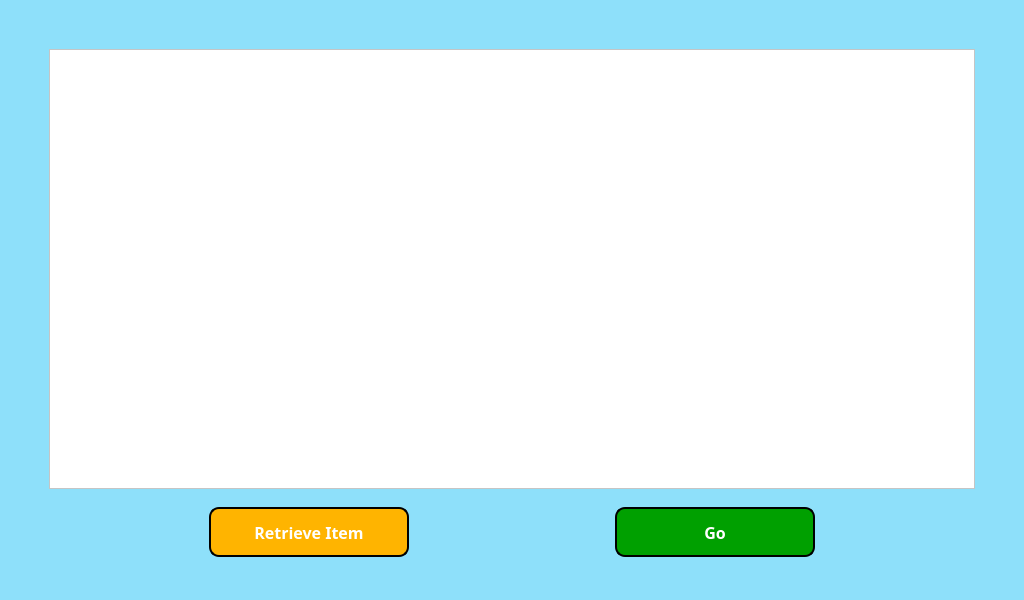
<?xml version="1.0" encoding="UTF-8"?>
<ui version="4.0">
 <class>MainWindow</class>
 <widget class="QMainWindow" name="MainWindow">
  <property name="geometry">
   <rect>
    <x>0</x>
    <y>0</y>
    <width>1024</width>
    <height>600</height>
   </rect>
  </property>
  <property name="windowTitle">
   <string>MainWindow</string>
  </property>
  <property name="styleSheet">
   <string notr="true">background-color: rgb(142, 224, 250);</string>
  </property>
  <widget class="QWidget" name="centralwidget">
   <layout class="QVBoxLayout" name="verticalLayout">
    <item>
     <layout class="QGridLayout" name="gridLayout">
      <item row="2" column="0">
       <spacer name="horizontalSpacer">
        <property name="orientation">
         <enum>Qt::Horizontal</enum>
        </property>
        <property name="sizeType">
         <enum>QSizePolicy::Fixed</enum>
        </property>
        <property name="sizeHint" stdset="0">
         <size>
          <width>40</width>
          <height>20</height>
         </size>
        </property>
       </spacer>
      </item>
      <item row="2" column="1">
       <widget class="QTextEdit" name="textEdit">
        <property name="sizePolicy">
         <sizepolicy hsizetype="Minimum" vsizetype="Minimum">
          <horstretch>0</horstretch>
          <verstretch>0</verstretch>
         </sizepolicy>
        </property>
        <property name="minimumSize">
         <size>
          <width>0</width>
          <height>0</height>
         </size>
        </property>
        <property name="font">
         <font>
          <pointsize>20</pointsize>
         </font>
        </property>
        <property name="styleSheet">
         <string notr="true">QTextEdit{
background-color: rgb(255, 255, 255);
}</string>
        </property>
        <property name="readOnly">
         <bool>true</bool>
        </property>
        <property name="html">
         <string>&lt;!DOCTYPE HTML PUBLIC &quot;-//W3C//DTD HTML 4.0//EN&quot; &quot;http://www.w3.org/TR/REC-html40/strict.dtd&quot;&gt;
&lt;html&gt;&lt;head&gt;&lt;meta name=&quot;qrichtext&quot; content=&quot;1&quot; /&gt;&lt;style type=&quot;text/css&quot;&gt;
p, li { white-space: pre-wrap; }
&lt;/style&gt;&lt;/head&gt;&lt;body style=&quot; font-family:'Ubuntu'; font-size:20pt; font-weight:400; font-style:normal;&quot;&gt;
&lt;p style=&quot;-qt-paragraph-type:empty; margin-top:0px; margin-bottom:0px; margin-left:0px; margin-right:0px; -qt-block-indent:0; text-indent:0px;&quot;&gt;&lt;br /&gt;&lt;/p&gt;&lt;/body&gt;&lt;/html&gt;</string>
        </property>
       </widget>
      </item>
      <item row="2" column="2">
       <spacer name="horizontalSpacer_2">
        <property name="orientation">
         <enum>Qt::Horizontal</enum>
        </property>
        <property name="sizeType">
         <enum>QSizePolicy::Fixed</enum>
        </property>
        <property name="sizeHint" stdset="0">
         <size>
          <width>40</width>
          <height>20</height>
         </size>
        </property>
       </spacer>
      </item>
      <item row="1" column="1">
       <spacer name="verticalSpacer">
        <property name="orientation">
         <enum>Qt::Vertical</enum>
        </property>
        <property name="sizeType">
         <enum>QSizePolicy::Fixed</enum>
        </property>
        <property name="sizeHint" stdset="0">
         <size>
          <width>20</width>
          <height>40</height>
         </size>
        </property>
       </spacer>
      </item>
     </layout>
    </item>
    <item>
     <layout class="QHBoxLayout" name="horizontalLayout_2">
      <property name="topMargin">
       <number>12</number>
      </property>
      <property name="bottomMargin">
       <number>12</number>
      </property>
      <item>
       <widget class="QToolButton" name="toolButton">
        <property name="sizePolicy">
         <sizepolicy hsizetype="Fixed" vsizetype="Fixed">
          <horstretch>0</horstretch>
          <verstretch>0</verstretch>
         </sizepolicy>
        </property>
        <property name="minimumSize">
         <size>
          <width>200</width>
          <height>50</height>
         </size>
        </property>
        <property name="maximumSize">
         <size>
          <width>16777215</width>
          <height>16777215</height>
         </size>
        </property>
        <property name="sizeIncrement">
         <size>
          <width>0</width>
          <height>0</height>
         </size>
        </property>
        <property name="font">
         <font>
          <family>14px</family>
          <pointsize>12</pointsize>
          <weight>75</weight>
          <italic>false</italic>
          <bold>true</bold>
         </font>
        </property>
        <property name="styleSheet">
         <string notr="true">QToolButton{background-color: rgb(255, 180, 0);
color: white;
border-style: outset;
border-width: 2px;
border-radius:10px;
border-color: black;
font: bold, 14px;
border-radius:10px;}
QToolButton::pressed{background-color: rgb(255, 100, 0);
border-style: inset;
}</string>
        </property>
        <property name="text">
         <string>Retrieve Item</string>
        </property>
       </widget>
      </item>
      <item>
       <widget class="QToolButton" name="toolButton_2">
        <property name="minimumSize">
         <size>
          <width>200</width>
          <height>50</height>
         </size>
        </property>
        <property name="font">
         <font>
          <family>14px</family>
          <pointsize>12</pointsize>
          <weight>75</weight>
          <italic>false</italic>
          <bold>true</bold>
         </font>
        </property>
        <property name="styleSheet">
         <string notr="true">QToolButton{background-color: rgb(0, 160, 0);
color: white;
border-style: outset;
border-width: 2px;
border-radius:10px;
border-color: black;
font: bold, 14px;
border-radius:10px;}
QToolButton::pressed{background-color: rgb(0, 120, 0);
border-style: inset;
}</string>
        </property>
        <property name="text">
         <string>Go</string>
        </property>
       </widget>
      </item>
     </layout>
    </item>
   </layout>
  </widget>
  <widget class="QMenuBar" name="menubar">
   <property name="geometry">
    <rect>
     <x>0</x>
     <y>0</y>
     <width>1024</width>
     <height>22</height>
    </rect>
   </property>
  </widget>
  <widget class="QStatusBar" name="statusbar"/>
 </widget>
 <resources/>
 <connections/>
</ui>
